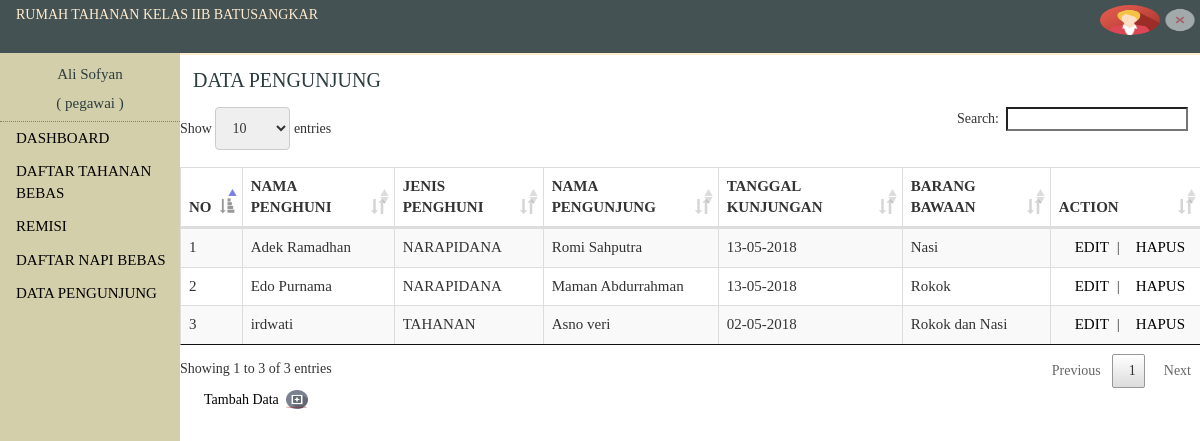
Page /?page=dp (signed in) on the committed database.
### tables this page shows
CREATE TABLE `kunjungan` (
  `idkunjungan` int(11) NOT NULL,
  `nmpengunjung` varchar(40) NOT NULL,
  `barangbawaan` varchar(40) NOT NULL,
  `tglkunjungan` date NOT NULL,
  `idpenghuni` int(11) DEFAULT NULL
);

CREATE TABLE `penghuni` (
  `idpenghuni` int(11) NOT NULL,
  `nmpenghuni` varchar(40) NOT NULL,
  `tgllahir` date NOT NULL,
  `tptlahir` varchar(40) NOT NULL,
  `jk` varchar(15) NOT NULL,
  `pekerjaan` varchar(40) NOT NULL,
  `pendidikan` varchar(40) NOT NULL,
  `alamat` varchar(40) NOT NULL,
  `agama` varchar(40) NOT NULL,
  `ket` varchar(40) NOT NULL
);

CREATE TABLE `narapidana` (
  `idnapi` int(11) NOT NULL,
  `jenisnapi` varchar(40) NOT NULL,
  `tglmasuk` date NOT NULL,
  `nosrtputusan` varchar(15) NOT NULL,
  `pasal` varchar(40) NOT NULL,
  `asalpenyidik` varchar(40) NOT NULL,
  `jenishukuman` varchar(40) NOT NULL,
  `lamahukuman` int(11) NOT NULL,
  `tglsrtputusan` date NOT NULL,
  `tglhbshukuman` date NOT NULL,
  `tglpembebasan` date NOT NULL,
  `idpenghuni` int(11) DEFAULT NULL,
  `jenislama` char(20) DEFAULT NULL,
  `status` varchar(30) NOT NULL
);

### config/FuncMasaTahanan.php (called while the page is built, shortened)
<?php
function JenisPenghuni($idpenghuni){
    include "conn.php";
    $nrpn = mysqli_query($conn, "select * from penghuni, narapidana where penghuni.idpenghuni = narapidana.idpenghuni AND  penghuni.idpenghuni = '$idpenghuni'");
    $dnrpn = mysqli_fetch_array($nrpn);
   if (empty($dnrpn['idnapi'])){
        $j = "TAHANAN";
   }else{
       $j= "NARAPIDANA";
   }
    return $j;
}
function TanggalIndoAngko($date){
    $BulanIndo1 = array("01", "02", "03", "04", "05", "06", "07", "08", "9", "10", "11", "12");
    $tahun1 = substr($date, 0, 4);
    $bulan1 = substr($date, 5, 2);
    $tgl1   = substr($date, 8, 2);
    if ($tahun1=="0000"){
        $result = "0000-00-00";
    }else{
        $result = $tgl1 . "-" . $BulanIndo1[(int)$bulan1-1] . "-". $tahun1;
    }
    return($result);
}
?>

### view/dp.php (the view, shortened to what this page needs)
<div class="JudulHal">DATA PENGUNJUNG</div>
<div id="sia">
        <table class="table table-striped table-bordered data">
            <thead>
            <tr>
                <th>NO</th>
                <th>NAMA PENGHUNI</th>
                <th>JENIS PENGHUNI</th>
                <th>NAMA PENGUNJUNG</th>
                <th>TANGGAL KUNJUNGAN</th>
                <th>BARANG BAWAAN</th>
                <th>ACTION </th>
            </tr>
            </thead>
            <tbody>
            <?php
            $no =1;
            $sql =mysqli_query($conn,"SELECT * FROM penghuni right JOIN kunjungan ON kunjungan.idpenghuni=penghuni.idpenghuni order BY nmpenghuni ASC ");
            while ($a =mysqli_fetch_array($sql)){
                $jnp = JenisPenghuni($a['idpenghuni']);
              $dp=TanggalIndoAngko($a['tglkunjungan']);
                echo "
            <tr>
            <td>$no</td>
            <td>$a[nmpenghuni]</td>
            <td>$jnp</td>
            <td>$a[nmpengunjung]</td>
            <td>$dp</td>
            <td>$a[barangbawaan]</td>
            <td><a href='?page=editkunjungan&id=$a[idkunjungan]'>EDIT</a>|<a href='?page=hapuskunjungan&id=$a[idkunjungan]'>HAPUS</a></td>
        </tr>
            ";$no++;
            }
            ?>
            </tbody>
        </table>
    </div>
    <a  href="?page=addkunjungan"> Tambah Data <img class="img2"    src="gambar/add-icon.png" alt="tambah"  width="30" height="25" ></a>
</div>
</div>

### index.php (shortened to what this page needs)
<?php
include "config/conn.php";
include "config/FuncMasaTahanan.php";
if (isset($_SESSION['level']) && !empty($_SESSION['level'])){?>
<html>
<head>
    <link rel="stylesheet" href="css/stayle.css">
    <link rel="stylesheet" type="text/css" href="assets/DataTables/media/css/dataTables.bootstrap.css">
    <link rel="stylesheet" type="text/css" href="assets/DataTables/media/css/jquery.dataTables.css">
    <link rel="stylesheet" href="css/bootstraps.min.css">
</head>
<body>
<div id="container">
    <div class="navbar">
        <a href="?logout=y"> <img class="img1" src="gambar/logout.png" alt="logout" width="40" height="30"></a><img class="gbr" src="./gambar/<?php echo $_SESSION['image'] ?>" >
        <h10>RUMAH TAHANAN KELAS IIB BATUSANGKAR</h10>
    </div>
    <?php
    if (isset($_SESSION['level']) && $_SESSION['level']=='admin'){
        include "menu/admin.php.";
    }else
        if (isset($_SESSION['level']) && $_SESSION['level']=='pegawai'){
        include "menu/pegawai.php";
    }
    ?>
    <div id="isi">
          <a>  <?php
            if (isset($_GET['page'])){
                $view =  'view/'.$_GET['page'].'.php';
                if (file_exists($view)){
                    include "$view";
                }else{
                    include "view/404error.php";
                }
            }
            ?>
</body>
</html>
<?php }
?>

### menu/pegawai.php
<div class="sidenav">
    <div class="topi">
    <div class="panuah">
            <h2 ><?php echo $_SESSION['nama'] ?></h2>
        <h2 >( <?php echo $_SESSION['level'] ?> )</h2>
    </div>
    </div>
    <a href="?page=dashboard">DASHBOARD</a>
    <a href="?page=mhk">DAFTAR TAHANAN BEBAS</a>
    <a href="?page=rms">REMISI</a>
    <a href="?page=dnb">DAFTAR NAPI BEBAS</a>
    <a href="?page=dp">DATA PENGUNJUNG</a>
</div>

### css/stayle.css (style rules this page uses)
* { margin: 0; padding: 0; font-family: Calibri; }
#container { width: 100%; float: left; }
.navbar { z-index: 1; padding-top: 5px; overflow: hidden; background-color:#455254; position: fixed; top: 0; width: 100%; height: 55px; border-bottom: 2px solid blanchedalmond; }
.navbar h10 { margin: 16px; font-family: Batang; color: blanchedalmond; }
.sidenav { margin-top: 53px; height: 100%; width: 180px; position: fixed; z-index: 3; top:0; left: 0; background-color:#d4cfab; overflow-x: hidden; padding-top: 1px; }
.sidenav a { padding: 6px 8px 6px 16px; text-decoration: none; font-size: 15px; color: black; display: block; }
#isi { margin-top: 56px; margin-left: 180px; }
#isi a { padding: 6px 8px 6px 16px; text-decoration: none; font-family: Batang; color: black; }
.panuah { width: 100%; }
.img1 { float: right; opacity: 0.5; filter: alpha(opacity=50); }
.img2 { padding: 2px 4px 4px 4px; border: thin; }
#sia { width: 100%; float: left; }
.JudulHal { color:#2b3c3e; font-family: "Britannic Bold"; font-size: 20px; padding-top: 1px; padding-left: 13px; margin-top: -11px; }
.topi { border-bottom: 1px dotted #848562 ; }
.panuah h2,h4 { text-align: center; font-family:Batang ; font-size: 15px; color: #2b3c3e; margin-top: 12px; }
.gbr { border-radius: 50%; margin-left: auto; margin-right: auto; display: block; width: 5%; height: 30px; float: right; }
.data { font-size: 15px; }

### rows in the picture
kunjungan: idpenghuni.nmpenghuni "Adek Ramadhan", idpenghuni.idnapi "NARAPIDANA", nmpengunjung "Romi Sahputra", tglkunjungan "13-05-2018", barangbawaan "Nasi"
kunjungan: idpenghuni.nmpenghuni "Edo Purnama", idpenghuni.idnapi "NARAPIDANA", nmpengunjung "Maman Abdurrahman", tglkunjungan "13-05-2018", barangbawaan "Rokok"
kunjungan: idpenghuni.nmpenghuni "irdwati", jnp "TAHANAN", nmpengunjung "Asno veri", tglkunjungan "02-05-2018", barangbawaan "Rokok dan Nasi"

### other values in the picture
$_SESSION['nama'] "Ali Sofyan"
$_SESSION['level'] "pegawai"
